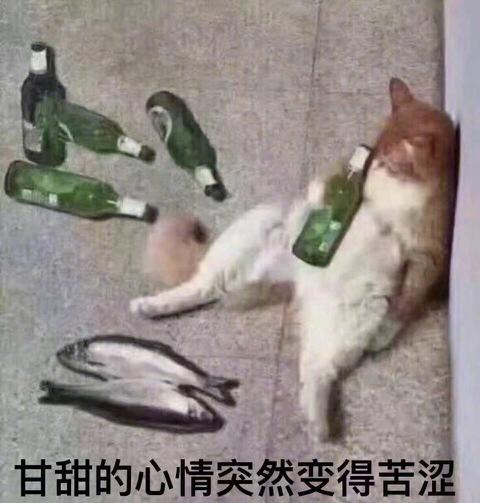
#> input picture thumbnail.jpg, 480 x 503 px
$ python Demo_OpenCV_1.py
#> lines starting #> are read from the running program, lines starting #| are printed output that depends on the picture
import cv2 as cv
import numpy as np

#读入图片文件
src=cv.imread('thumbnail.jpg')
#> src is the input picture: shape (503, 480, 3); mean B, G, R 134.4, 138.3, 146.3
#创建一个名字加 “ input image ” 的窗口，
# 窗口可以根据图片大小自动调整
cv.namedWindow('input image',cv.WINDOW_AUTOSIZE)
#在窗口显示图片
cv.imshow('input image',src)

#等待用户操作
cv.waitKey(0)
#释放所有窗口
cv.destroyAllWindows()


# demo2

# Create a black image
img = np.zeros((512,512,3), np.uint8)

# Draw a diagonal blue line with thickness of 5 px
cv.line(img,(0,0),(511,511),(255,0,0),5)
cv.rectangle(img,(384,0),(510,128),(0,255,0),3)
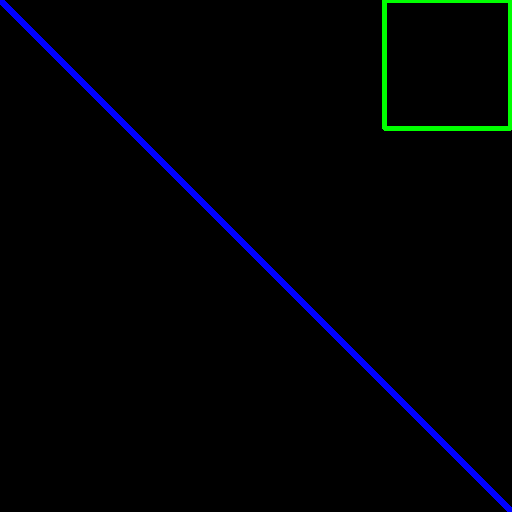
#> img: shape (512, 512, 3); mean of channels 0, 1, 2 4.5, 2.1, 0; drawn as B, G, R
